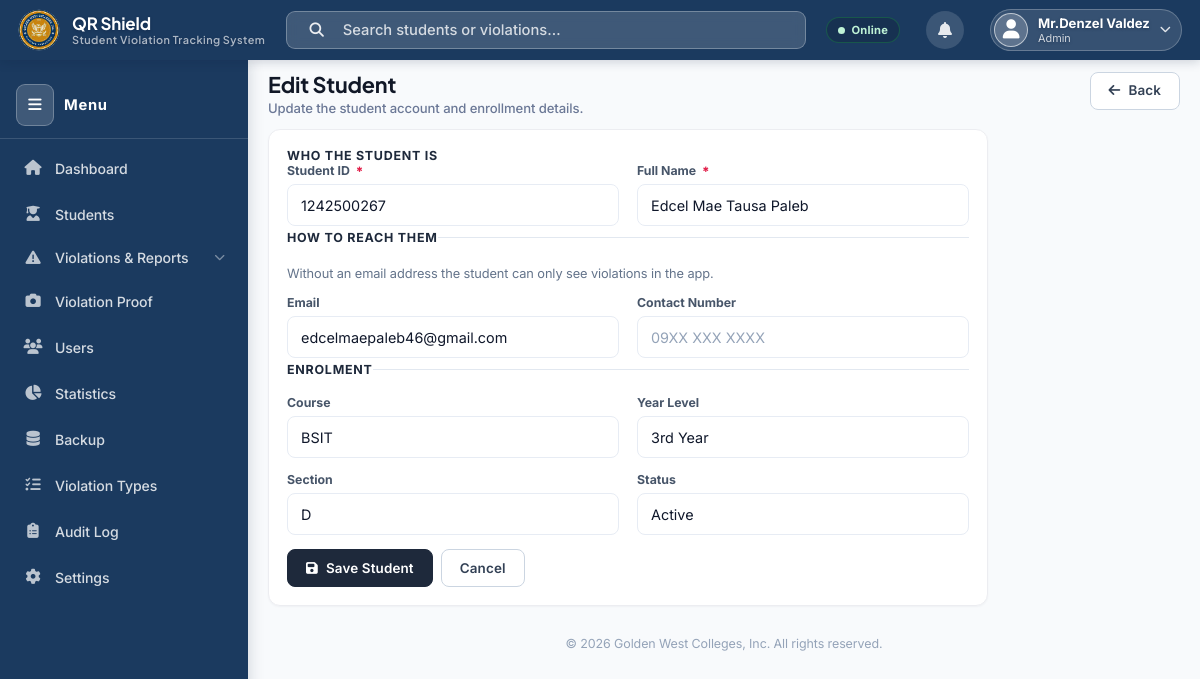
Screenshot of /admin/edit_student.php?id=22 (signed in) with the database file from the repository.
### tables this page shows
CREATE TABLE `users` (
  `id` int(10) unsigned NOT NULL AUTO_INCREMENT,
  `student_id` varchar(10) DEFAULT NULL,
  `firstname` varchar(60) DEFAULT NULL,
  `middlename` varchar(60) DEFAULT NULL,
  `lastname` varchar(60) DEFAULT NULL,
  `suffix` varchar(15) DEFAULT NULL,
  `fullname` varchar(180) NOT NULL,
  `username` varchar(60) NOT NULL,
  `email` varchar(150) NOT NULL,
  `password` varchar(255) NOT NULL,
  `role` enum('Student','Guard','OSA Staff','OSA','Admin') NOT NULL DEFAULT 'Student',
  `contact_number` varchar(20) DEFAULT NULL,
  `gender` enum('Male','Female','Other') DEFAULT NULL,
  `birthday` date DEFAULT NULL,
  `college_id` int(10) unsigned DEFAULT NULL,
  `course` varchar(150) DEFAULT NULL,
  `year_level` varchar(20) DEFAULT NULL,
  `section` varchar(20) DEFAULT NULL,
  `profile_picture` varchar(255) DEFAULT NULL,
  `qr_code` varchar(255) DEFAULT NULL,
  `status` enum('Active','Inactive') NOT NULL DEFAULT 'Active',
  `email_verified` tinyint(1) NOT NULL DEFAULT 1,
  `verify_code` varchar(6) DEFAULT NULL,
  `verify_expires` datetime DEFAULT NULL,
  `created_at` timestamp NOT NULL DEFAULT current_timestamp(),
  `login_otp_hash` varchar(255) DEFAULT NULL,
  `login_otp_expires` datetime DEFAULT NULL,
  `has_password` tinyint(1) NOT NULL DEFAULT 0,
  `reset_code_hash` varchar(255) DEFAULT NULL,
  `reset_expires` datetime DEFAULT NULL,
  `scanner_access` tinyint(1) NOT NULL DEFAULT 0,
  `scanner_session_token` char(64) DEFAULT NULL,
  `scanner_session_expires` datetime DEFAULT NULL,
  `device_token` varchar(64) DEFAULT NULL,
  `device_otp_hash` varchar(255) DEFAULT NULL,
  `device_otp_expires` datetime DEFAULT NULL,
  `device_otp_pending_token` varchar(64) DEFAULT NULL,
  PRIMARY KEY (`id`),
  UNIQUE KEY `username` (`username`),
  UNIQUE KEY `email` (`email`),
  UNIQUE KEY `student_id` (`student_id`),
  KEY `fk_user_college` (`college_id`),
  CONSTRAINT `fk_user_college` FOREIGN KEY (`college_id`) REFERENCES `colleges` (`id`) ON DELETE SET NULL
);

CREATE TABLE `courses` (
  `id` int(10) unsigned NOT NULL AUTO_INCREMENT,
  `college_id` int(10) unsigned NOT NULL,
  `course_name` varchar(150) NOT NULL,
  `short_name` varchar(30) NOT NULL,
  PRIMARY KEY (`id`),
  KEY `fk_course_college` (`college_id`),
  CONSTRAINT `fk_course_college` FOREIGN KEY (`college_id`) REFERENCES `colleges` (`id`) ON DELETE CASCADE
);

### admin/edit_student.php (the view, shortened to what this page needs)
<?php
require_once "../config/database.php";
$studentsPage = ($_SESSION['role'] ?? '') === 'OSA Staff' ? '../osa_staff/students.php' : 'students.php';
$id = (int)$_GET['id'];
$stmt = $conn->prepare("SELECT * FROM users WHERE id = :id AND role='Student'");
$stmt->execute([':id'=>$id]);
$student = $stmt->fetch(PDO::FETCH_ASSOC);
$courseList = $conn->query("SELECT id, course_name, short_name, college_id FROM courses ORDER BY short_name, course_name")->fetchAll(PDO::FETCH_ASSOC);
include "../includes/admin_header.php";
?>
<div class="admin-welcome-row">
  <div><h1>Edit Student</h1><p>Update the student account and enrollment details.</p></div>
  <a href="<?php echo htmlspecialchars($studentsPage); ?>" class="btn-outline"><i class="fas fa-arrow-left"></i> Back</a>
</div>
<div class="recent-table-wrap table-responsive" style="max-width:720px;">
  <form method="POST">
    <fieldset class="vts-fieldset">
      <legend>Who the student is</legend>
    <div class="form-grid">
      <div class="field"><label for="student_id">Student ID <span class="req">*</span></label>
        <input id="student_id" name="student_id" class="vts-input js-digits" maxlength="10" required value="<?php echo htmlspecialchars($student['student_id'] ?? ''); ?>" data-allow="digits" pattern="[0-9]{10}" title="A School ID is exactly 10 digits." inputmode="numeric"></div>
      <div class="field"><label for="fullname">Full Name <span class="req">*</span></label>
        <input id="fullname" name="fullname" class="vts-input" required value="<?php echo htmlspecialchars($student['fullname'] ?? ''); ?>" data-allow="letters" pattern="[A-Za-zÀ-ɏÑñ .'\-]{2,60}" title="Letters, spaces, hyphens, apostrophes and periods only." maxlength="80"></div>
    </div>
    </fieldset>
    <fieldset class="vts-fieldset">
      <legend>How to reach them</legend>
      <p class="vts-fieldset-hint">Without an email address the student can only see violations in the app.</p>
    <div class="form-grid">
      <div class="field"><label for="email">Email</label>
        <input id="email" type="email" name="email" class="vts-input" value="<?php echo htmlspecialchars($student['email'] ?? ''); ?>"></div>
      <div class="field"><label for="contact_number">Contact Number</label>
        <input id="contact_number" type="tel" name="contact_number" class="vts-input"
               inputmode="tel" maxlength="20" pattern="[0-9 ()+-]{7,20}"
               title="Digits, spaces, brackets, + and - only" placeholder="09XX XXX XXXX"
               value="<?php echo htmlspecialchars($student['contact_number'] ?? ''); ?>"></div>
    </div>
    </fieldset>
    <fieldset class="vts-fieldset">
      <legend>Enrolment</legend>
    <div class="form-grid">
      <div class="field"><label for="course_id">Course</label>
        <select id="course_id" name="course_id" class="vts-select">
          <?php foreach ($courseList as $courseOption): $courseValue = $courseOption['short_name'] ?: $courseOption['course_name']; ?>
            <option value="<?php echo (int)$courseOption['id']; ?>" <?php echo (($student['course'] ?? '') === $courseValue) ? 'selected' : ''; ?>><?php echo htmlspecialchars($courseValue); ?></option>
          <?php endforeach; ?>
        </select></div>
      <div class="field"><label for="year_level">Year Level</label>
        <select id="year_level" name="year_level" class="vts-select">
          <?php foreach (['1st Year','2nd Year','3rd Year','4th Year','5th Year'] as $yearOption): ?>
            <option value="<?php echo $yearOption; ?>" <?php echo (($student['year_level'] ?? '') === $yearOption) ? 'selected' : ''; ?>><?php echo $yearOption; ?></option>
          <?php endforeach; ?>
        </select></div>
      <div class="field"><label for="section">Section</label>
        <input id="section" name="section" class="vts-input js-upper u-upper" maxlength="1" pattern="[A-Za-z]" inputmode="text"
               title="Enter one capital letter from A to Z."
               value="<?php echo htmlspecialchars($student['section'] ?? ''); ?>"></div>
      <div class="field"><label for="status">Status</label>
        <select id="status" name="status" class="vts-select">
          <option value="Active" <?php echo (($student['status'] ?? '') === 'Active') ? 'selected' : ''; ?>>Active</option>
        </select></div>
    </div>
    </fieldset>
    <div class="u-actions u-mt-14">
      <button type="submit" class="btn-primary"><i class="fas fa-floppy-disk"></i> Save Student</button>
      <a href="<?php echo htmlspecialchars($studentsPage); ?>" class="btn-outline">Cancel</a>
    </div>
  </form>
</div>
<?php include "../includes/admin_footer.php"; ?>

### assets/css/vts-theme.css (style rules this page uses)
*, *::before, *::after { margin: 0; padding: 0; box-sizing: border-box; }
:root { --navy: #1a3a6b; --navy-dark: #122a52; --navy-light: #1e4580; --gold: #c9a227; --gold-light: #e2b83a; --gold-pale: #f5e9c0; --white: #ffffff; --bg: #f0f4fa; --surface: #ffffff; --text: #1a2340; --text-muted: #5a6a8a; --text-soft: #55617a; --text-faint: #9aa6bd; --border: #dde4f0; --border-soft: #e2e8f5; --surface-alt: #eef2f8; --surface-tint:#e8eef9; --danger: #e03535; --warning: #e07a10; --success: #1b7f46; --info: #1576c4; --sidebar-w: 260px; --navbar-h: 52px; --radius: 12px; --shadow-sm: 0 2px 8px rgba(26,58,107,0.10); --shadow-md: 0 4px 20px rgba(26,58,107,0.15); --shadow-lg: 0 8px 40px rgba(26,58,107,0.20); --grad-header: linear-gradient(90deg, var(--navy) 0%, #2a5298 50%, var(--gold) 100%); --font-ui: 'Inter', system-ui, sans-serif; --font-display: Georgia, serif; }
body { font-family: var(--font-ui); background: var(--bg); color: var(--text); min-height: 100vh; }
a { text-decoration: none; color: inherit; }
button, .btn { cursor: pointer; font-family: inherit; }
body.has-bg-image { background-size: cover; background-position: center; background-attachment: fixed; }
.vts-input { width: 100%; padding: 11px 14px; border: 1.5px solid var(--border); border-radius: 8px; font-size: 0.9rem; color: var(--text); background: #fff; transition: border-color 0.2s, box-shadow 0.2s; outline: none; font-family: inherit; }
.vts-input::placeholder { color: #a0aec0; }
.btn-primary { display: inline-flex; align-items: center; gap: 8px; background: var(--navy); color: var(--white); border: none; padding: 11px 22px; border-radius: 8px; font-size: 0.88rem; font-weight: 700; letter-spacing: 0.04em; transition: background 0.2s, transform 0.1s, box-shadow 0.2s; text-transform: uppercase; }
.btn-outline { background: transparent; border: 2px solid var(--navy); color: var(--navy); padding: 9px 20px; border-radius: 8px; font-size: 0.88rem; font-weight: 700; letter-spacing: 0.04em; transition: all 0.2s; text-transform: uppercase; display: inline-flex; align-items: center; gap: 8px; }
.u-actions { display: flex; gap: 8px; flex-wrap: wrap; }
.u-mt-14 { margin-top: 14px; }
.u-upper { text-transform: uppercase; }
.vts-fieldset { border: 0; border-top: 1px solid var(--border); margin: 0 0 4px; padding: 18px 0 0; min-width: 0; }
.vts-fieldset:first-of-type { border-top: 0; padding-top: 0; }
.vts-fieldset > legend { padding: 0; font-size: .78rem; font-weight: 700; letter-spacing: .06em; text-transform: uppercase; color: var(--navy); }
.vts-fieldset > .vts-fieldset-hint { margin: 3px 0 14px; font-size: .8rem; color: var(--text-muted); }

### assets/css/vts-admin.css (style rules this page uses)
.vts-input, .vts-select, .vts-input-validate { border: 2px solid var(--border); transition: border-color .18s ease, box-shadow .18s ease, background .18s ease; }
.form-grid { display: grid; grid-template-columns: 1fr 1fr; gap: 14px 18px; }
.field label { display: block; font-size: .76rem; font-weight: 700; color: var(--navy); margin-bottom: 5px; text-transform: uppercase; letter-spacing: .04em; }
.field label .req { color: var(--danger); }
.field .vts-input, .field .vts-select { width: 100%; padding: 11px 13px; border-radius: 9px; font-size: .9rem; font-family: inherit; color: var(--text); background: #fff; outline: none; }
.field .vts-select { cursor: pointer; appearance: none; background-repeat: no-repeat; background-position: right 13px center; padding-right: 34px; }
.admin-welcome-row { display: flex; align-items: flex-start; justify-content: space-between; margin-bottom: 22px; flex-wrap: wrap; gap: 12px; }
.admin-welcome-row h1 { font-size: 1.5rem; font-weight: 800; color: var(--text); }
.admin-welcome-row p { font-size: .86rem; color: var(--text-muted); margin-top: 2px; }
.recent-table-wrap { background: #fff; border-radius: 14px; box-shadow: var(--shadow-sm); border: 1px solid #eef2f8; padding: 18px 20px; }

### assets/css/vts-forms.css (style rules this page uses)
.req { color:#e0402f; font-weight:800; font-size:1.05em; line-height:1; margin-left:3px; vertical-align:middle; }
.field label, .form-group label { font-size:.82rem; font-weight:700; color:#33415c; margin-bottom:6px; display:block; }

### includes/header.php (style rules this page uses)
body.has-bg-image { background: linear-gradient(160deg, #0f2a52 0%, #14375f 46%, #0b1f3f 100%); background-attachment: fixed; }

### rows the page displays
users: student_id "1242500267", fullname "Edcel Mae Tausa Paleb", email "edcelmaepaleb46@gmail.com", course_id "BSIT", year_level "3rd Year", section "D", status "Active"

### other values shown
APP_NAME "QR Shield"
APP_TAGLINE "Student Violation Tracking System"
$fullname "Mr.Denzel Valdez"
vts_role_label($role) "Admin"
